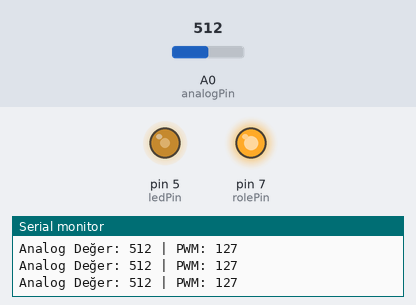
This sketch was run on a simulated Arduino Uno, built with avr-gcc and run on an emulated ATmega328P. Shown: output pins drawn as LEDs (lit = HIGH), the last lines printed to the serial monitor. Inputs (shaded band) come from the test bench; at power-on: A0 (analogPin) = 512.

Above: at 1.2 s.
1.3 s: A0 (analogPin) set to 610
At 2.6 s:
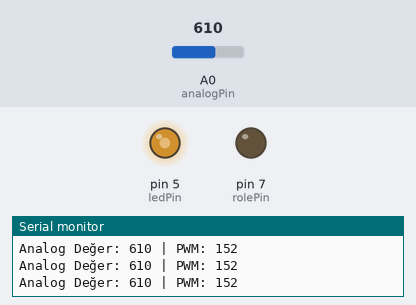
2.9 s: A0 (analogPin) set to 590
At 4.2 s:
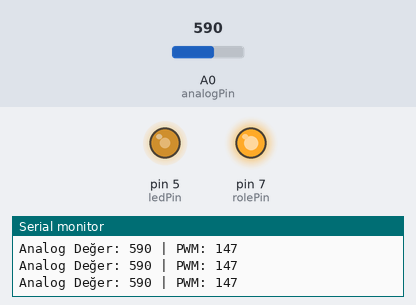
4.5 s: A0 (analogPin) set to 900
At 5.6 s:
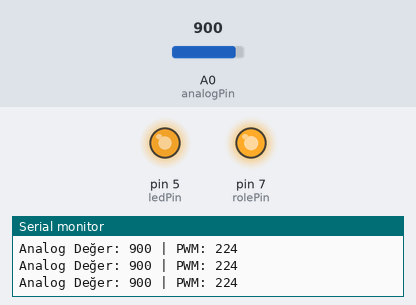
6.1 s: A0 (analogPin) set to 122
At 7.0 s:
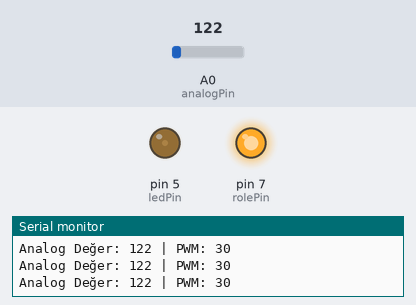
7.7 s: A0 (analogPin) set to 0
At 8.4 s:
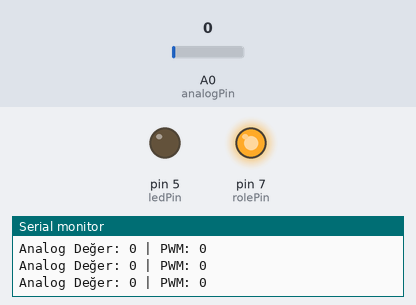
9.3 s: A0 (analogPin) set to 511
At 9.8 s:
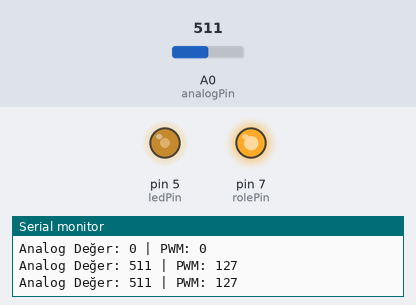
Timing chart, 0 to 11.9 s (numbered marks = the images above; inputs shaded):
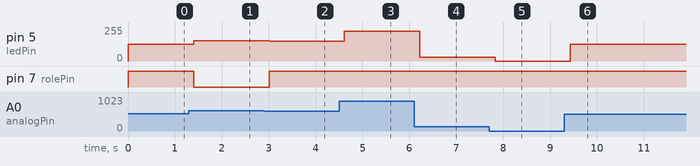

The sketch:

Ders_10_pot_role_led_Seri_port.ino
```cpp
/*
Bu kodlar açık kaynak paylaşım olarak github "acetinkaya" alanında paylaşımı yapılmıştır.

BTP222 Robotik dersi içerisinde anlatımı yapılan bu kodlar ve içerikler Öğr. Gör. Ali ÇETİNKAYA tarafından oluşturulmuştur.

Github alanından;
watch - ilgili projenin proje takibi bildirimi,
star - yıldız ile beğenme bildirimi ve
fork - kendi hesabınıza kopyalama işlemleriyle paylaşımlarıma destek verebilirsiniz.

Bilgi paylaşıldıkça çoğalır ve gelişir. İyi çalışmalar dilerim.

Öğr. Gör. Ali ÇETİNKAYA İstanbul, 2024

Dersin Kaynak Adresleri:
https://github.com/acetinkaya/robotik-arduino-uygulamalari
https://alicetinkaya.site/ders-robotik
https://avesis.gelisim.edu.tr/alcetinkaya
https://scholar.google.com.tr/citations?hl=tr&user=XSEW-NcAAAAJ

---------------------------------------------------------------------------------------------------------
Kodun açıklaması:

Arduino üzerinde bağlı potansiyometre ile röle durumunu kontrol edilerek ledlerin durumunu
işlenmektedir.

*/

const int analogPin = A0;   // Analog giriş (potansiyometre/sensör)
const int ledPin = 5;       // PWM çıkışı (LED için)
const int rolePin = 7;      // Dijital çıkış (Röle kontrol)

int okunanDeger = 0;        // A0'dan okunan değer
int parlaklik = 0;          // PWM değeri (0 - 255)

void setup() {
  pinMode(ledPin, OUTPUT);
  pinMode(rolePin, OUTPUT);
  Serial.begin(9600);
}

void loop() {
  okunanDeger = analogRead(analogPin);         // 0 - 1023
  parlaklik = map(okunanDeger, 0, 1023, 0, 255); // PWM'e ölçekleme

  // Röle kontrolü: 600 <= değer <= 700 aralığında aktif
  if (okunanDeger >= 600 && okunanDeger <= 700)
  {
    digitalWrite(rolePin, LOW);  // Röle aç
    analogWrite(ledPin, parlaklik);              // LED parlaklığı ayarla
    delay(100);
  }
  else
  {
    digitalWrite(rolePin, HIGH);   // Röle kapat
    analogWrite(ledPin, parlaklik);              // LED parlaklığı ayarla
    delay(100);
  }

  // Seri monitör üzerinden takip
  Serial.print("Analog Değer: ");
  Serial.print(okunanDeger);
  Serial.print(" | PWM: ");
  Serial.println(parlaklik);

  delay(100);
}
```

Measured:
- after the input at 1.3 s, pin 5 (ledPin): 127/255 → 152/255 after 0.11 s; pin 7 (rolePin): HIGH → LOW after 0.11 s
- after the input at 2.9 s, pin 5 (ledPin): 152/255 → 147/255 after 0.11 s; pin 7 (rolePin): LOW → HIGH after 0.11 s
- after the input at 4.5 s, pin 5 (ledPin): 147/255 → 224/255 after 0.12 s
- after the input at 6.1 s, pin 5 (ledPin): 224/255 → 30/255 after 0.12 s
- after the input at 7.7 s, pin 5 (ledPin): 30/255 → 0/255 after 0.13 s
- after the input at 9.3 s, pin 5 (ledPin): 0/255 → 127/255 after 0.13 s
